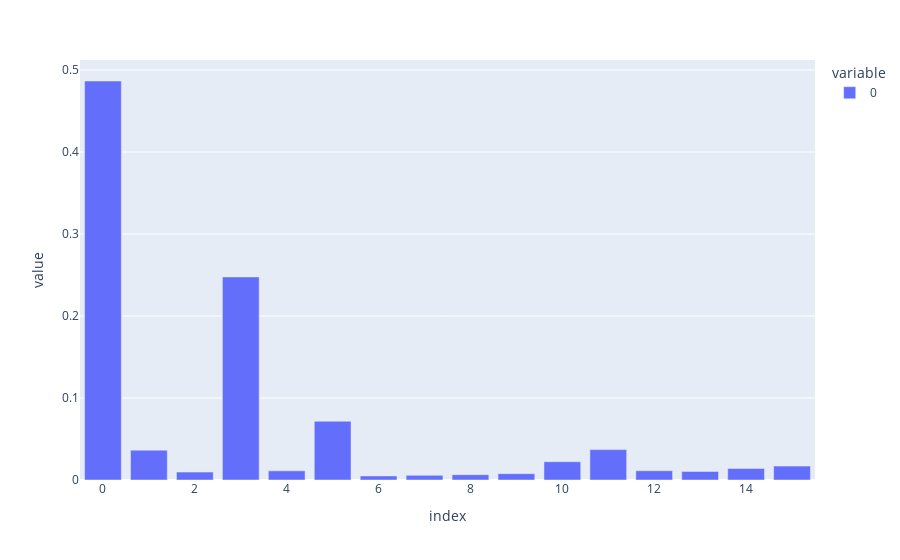

Notebook code for this chart:
### Code cell
import plotly.express as px
layer = 10
px.bar(cache[f'blocks.{layer}.attn.hook_pattern'].mean([0,1])[-1].cpu()).show()

### Figure 1 — Plotly figure (JSON) as saved in the notebook; plotly's stock layout.template omitted (floating-point values rounded to 4 significant figures)
{"data": [{"alignmentgroup": "True", "hovertemplate": "variable=0<br>index=%{x}<br>value=%{y}<extra></extra>", "legendgroup": "0", "marker": {"color": "#636efa", "pattern": {"shape": ""}}, "name": "0", "offsetgroup": "0", "orientation": "v", "showlegend": true, "textposition": "auto", "type": "bar", "x": [0, 1, 2, 3, 4, 5, 6, 7, 8, 9, 10, 11, 12, 13, 14, 15], "xaxis": "x", "y": [0.4866, 0.03638, 0.009641, 0.2476, 0.01116, 0.07167, 0.004983, 0.005658, 0.006485, 0.007729, 0.02229, 0.03706, 0.01133, 0.01044, 0.01399, 0.01694], "yaxis": "y"}], "layout": {"barmode": "relative", "legend": {"title": {"text": "variable"}, "tracegroupgap": 0}, "margin": {"t": 60}, "xaxis": {"anchor": "y", "domain": [0, 1], "title": {"text": "index"}}, "yaxis": {"anchor": "x", "domain": [0, 1], "title": {"text": "value"}}}}
